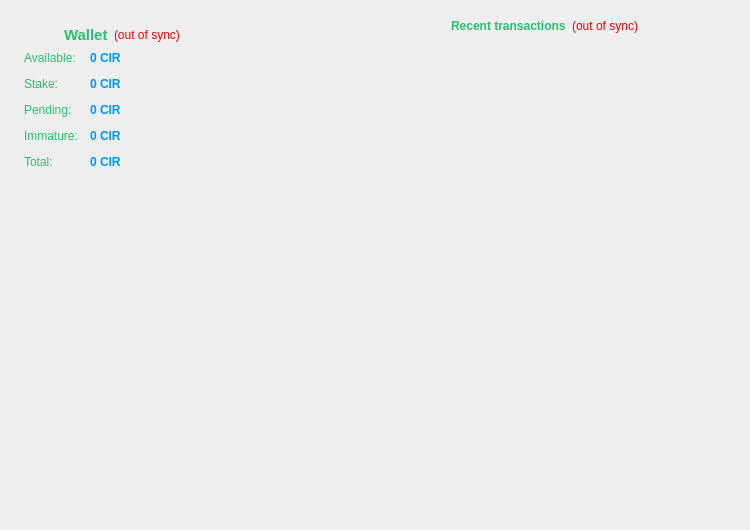
<?xml version="1.0" encoding="UTF-8"?>
<ui version="4.0">
 <class>OverviewPage</class>
 <widget class="QWidget" name="OverviewPage">
  <property name="geometry">
   <rect>
    <x>0</x>
    <y>0</y>
    <width>750</width>
    <height>530</height>
   </rect>
  </property>
  <property name="palette">
   <palette>
    <active>
     <colorrole role="WindowText">
      <brush brushstyle="SolidPattern">
       <color alpha="255">
        <red>41</red>
        <green>191</green>
        <blue>109</blue>
       </color>
      </brush>
     </colorrole>
     <colorrole role="Text">
      <brush brushstyle="SolidPattern">
       <color alpha="255">
        <red>71</red>
        <green>198</green>
        <blue>73</blue>
       </color>
      </brush>
     </colorrole>
     <colorrole role="ButtonText">
      <brush brushstyle="SolidPattern">
       <color alpha="255">
        <red>71</red>
        <green>198</green>
        <blue>73</blue>
       </color>
      </brush>
     </colorrole>
     <colorrole role="Link">
      <brush brushstyle="SolidPattern">
       <color alpha="255">
        <red>41</red>
        <green>191</green>
        <blue>109</blue>
       </color>
      </brush>
     </colorrole>
     <colorrole role="LinkVisited">
      <brush brushstyle="SolidPattern">
       <color alpha="255">
        <red>71</red>
        <green>198</green>
        <blue>73</blue>
       </color>
      </brush>
     </colorrole>
    </active>
    <inactive>
     <colorrole role="WindowText">
      <brush brushstyle="SolidPattern">
       <color alpha="255">
        <red>41</red>
        <green>191</green>
        <blue>109</blue>
       </color>
      </brush>
     </colorrole>
     <colorrole role="Text">
      <brush brushstyle="SolidPattern">
       <color alpha="255">
        <red>71</red>
        <green>198</green>
        <blue>73</blue>
       </color>
      </brush>
     </colorrole>
     <colorrole role="ButtonText">
      <brush brushstyle="SolidPattern">
       <color alpha="255">
        <red>71</red>
        <green>198</green>
        <blue>73</blue>
       </color>
      </brush>
     </colorrole>
     <colorrole role="Link">
      <brush brushstyle="SolidPattern">
       <color alpha="255">
        <red>41</red>
        <green>191</green>
        <blue>109</blue>
       </color>
      </brush>
     </colorrole>
     <colorrole role="LinkVisited">
      <brush brushstyle="SolidPattern">
       <color alpha="255">
        <red>71</red>
        <green>198</green>
        <blue>73</blue>
       </color>
      </brush>
     </colorrole>
    </inactive>
    <disabled>
     <colorrole role="WindowText">
      <brush brushstyle="SolidPattern">
       <color alpha="255">
        <red>159</red>
        <green>158</green>
        <blue>158</blue>
       </color>
      </brush>
     </colorrole>
     <colorrole role="Text">
      <brush brushstyle="SolidPattern">
       <color alpha="255">
        <red>159</red>
        <green>158</green>
        <blue>158</blue>
       </color>
      </brush>
     </colorrole>
     <colorrole role="ButtonText">
      <brush brushstyle="SolidPattern">
       <color alpha="255">
        <red>159</red>
        <green>158</green>
        <blue>158</blue>
       </color>
      </brush>
     </colorrole>
     <colorrole role="Link">
      <brush brushstyle="SolidPattern">
       <color alpha="255">
        <red>41</red>
        <green>191</green>
        <blue>109</blue>
       </color>
      </brush>
     </colorrole>
     <colorrole role="LinkVisited">
      <brush brushstyle="SolidPattern">
       <color alpha="255">
        <red>71</red>
        <green>198</green>
        <blue>73</blue>
       </color>
      </brush>
     </colorrole>
    </disabled>
   </palette>
  </property>
  <property name="windowTitle">
   <string>Form</string>
  </property>
  <layout class="QGridLayout" name="gridLayout_4">
   <property name="leftMargin">
    <number>5</number>
   </property>
   <property name="topMargin">
    <number>5</number>
   </property>
   <property name="rightMargin">
    <number>5</number>
   </property>
   <property name="bottomMargin">
    <number>5</number>
   </property>
   <property name="spacing">
    <number>5</number>
   </property>
   <item row="0" column="0">
    <widget class="QFrame" name="frame_5">
     <property name="frameShape">
      <enum>QFrame::NoFrame</enum>
     </property>
     <property name="frameShadow">
      <enum>QFrame::Raised</enum>
     </property>
     <property name="lineWidth">
      <number>-1</number>
     </property>
     <layout class="QGridLayout" name="gridLayout_3">
      <property name="leftMargin">
       <number>1</number>
      </property>
      <property name="topMargin">
       <number>1</number>
      </property>
      <property name="rightMargin">
       <number>1</number>
      </property>
      <property name="bottomMargin">
       <number>1</number>
      </property>
      <property name="spacing">
       <number>1</number>
      </property>
      <item row="0" column="2">
       <widget class="QFrame" name="frame_3">
        <property name="minimumSize">
         <size>
          <width>400</width>
          <height>0</height>
         </size>
        </property>
        <property name="frameShape">
         <enum>QFrame::NoFrame</enum>
        </property>
        <property name="frameShadow">
         <enum>QFrame::Raised</enum>
        </property>
        <property name="lineWidth">
         <number>-1</number>
        </property>
        <layout class="QGridLayout" name="gridLayout">
         <property name="leftMargin">
          <number>1</number>
         </property>
         <property name="topMargin">
          <number>1</number>
         </property>
         <property name="rightMargin">
          <number>1</number>
         </property>
         <property name="bottomMargin">
          <number>1</number>
         </property>
         <property name="spacing">
          <number>1</number>
         </property>
         <item row="0" column="0">
          <layout class="QVBoxLayout" name="verticalLayout_3">
           <item>
            <widget class="QFrame" name="frame_2">
             <property name="frameShape">
              <enum>QFrame::NoFrame</enum>
             </property>
             <property name="frameShadow">
              <enum>QFrame::Raised</enum>
             </property>
             <property name="lineWidth">
              <number>-1</number>
             </property>
             <layout class="QVBoxLayout" name="verticalLayout">
              <item>
               <layout class="QHBoxLayout" name="horizontalLayout_2">
                <item>
                 <spacer name="horizontalSpacer_3">
                  <property name="orientation">
                   <enum>Qt::Horizontal</enum>
                  </property>
                  <property name="sizeHint" stdset="0">
                   <size>
                    <width>40</width>
                    <height>20</height>
                   </size>
                  </property>
                 </spacer>
                </item>
                <item>
                 <widget class="QLabel" name="label_4">
                  <property name="text">
                   <string>&lt;b&gt;Recent transactions&lt;/b&gt;</string>
                  </property>
                 </widget>
                </item>
                <item>
                 <widget class="QLabel" name="labelTransactionsStatus">
                  <property name="toolTip">
                   <string>The displayed information may be out of date. Your wallet automatically synchronizes with the Ciredo network after a connection is established, but this process has not completed yet.</string>
                  </property>
                  <property name="styleSheet">
                   <string notr="true">QLabel { color: red; }</string>
                  </property>
                  <property name="text">
                   <string notr="true">(out of sync)</string>
                  </property>
                  <property name="alignment">
                   <set>Qt::AlignRight|Qt::AlignTrailing|Qt::AlignVCenter</set>
                  </property>
                 </widget>
                </item>
                <item>
                 <spacer name="horizontalSpacer">
                  <property name="orientation">
                   <enum>Qt::Horizontal</enum>
                  </property>
                  <property name="sizeHint" stdset="0">
                   <size>
                    <width>40</width>
                    <height>20</height>
                   </size>
                  </property>
                 </spacer>
                </item>
               </layout>
              </item>
              <item>
               <widget class="QListView" name="listTransactions">
                <property name="styleSheet">
                 <string notr="true">QListView { background: transparent; }</string>
                </property>
                <property name="frameShape">
                 <enum>QFrame::NoFrame</enum>
                </property>
                <property name="verticalScrollBarPolicy">
                 <enum>Qt::ScrollBarAlwaysOff</enum>
                </property>
                <property name="horizontalScrollBarPolicy">
                 <enum>Qt::ScrollBarAlwaysOff</enum>
                </property>
                <property name="selectionMode">
                 <enum>QAbstractItemView::NoSelection</enum>
                </property>
               </widget>
              </item>
             </layout>
            </widget>
           </item>
          </layout>
         </item>
        </layout>
       </widget>
      </item>
      <item row="0" column="0">
       <widget class="QFrame" name="frame_4">
        <property name="frameShape">
         <enum>QFrame::NoFrame</enum>
        </property>
        <property name="frameShadow">
         <enum>QFrame::Raised</enum>
        </property>
        <property name="lineWidth">
         <number>-1</number>
        </property>
        <layout class="QGridLayout" name="gridLayout_5">
         <item row="0" column="0" colspan="2">
          <widget class="QFrame" name="frame">
           <property name="frameShape">
            <enum>QFrame::NoFrame</enum>
           </property>
           <property name="frameShadow">
            <enum>QFrame::Raised</enum>
           </property>
           <property name="lineWidth">
            <number>-1</number>
           </property>
           <layout class="QVBoxLayout" name="verticalLayout_4">
            <item>
             <layout class="QHBoxLayout" name="horizontalLayout_4">
              <item>
               <spacer name="horizontalSpacer_4">
                <property name="orientation">
                 <enum>Qt::Horizontal</enum>
                </property>
                <property name="sizeHint" stdset="0">
                 <size>
                  <width>40</width>
                  <height>20</height>
                 </size>
                </property>
               </spacer>
              </item>
              <item>
               <widget class="QLabel" name="label_5">
                <property name="font">
                 <font>
                  <pointsize>11</pointsize>
                  <weight>75</weight>
                  <bold>true</bold>
                 </font>
                </property>
                <property name="text">
                 <string>Wallet</string>
                </property>
               </widget>
              </item>
              <item>
               <widget class="QLabel" name="labelWalletStatus">
                <property name="toolTip">
                 <string>The displayed information may be out of date. Your wallet automatically synchronizes with the Ciredo network after a connection is established, but this process has not completed yet.</string>
                </property>
                <property name="styleSheet">
                 <string notr="true">QLabel { color: red; }</string>
                </property>
                <property name="text">
                 <string notr="true">(out of sync)</string>
                </property>
                <property name="alignment">
                 <set>Qt::AlignLeading|Qt::AlignLeft|Qt::AlignVCenter</set>
                </property>
               </widget>
              </item>
              <item>
               <spacer name="horizontalSpacer_2">
                <property name="orientation">
                 <enum>Qt::Horizontal</enum>
                </property>
                <property name="sizeHint" stdset="0">
                 <size>
                  <width>40</width>
                  <height>20</height>
                 </size>
                </property>
               </spacer>
              </item>
             </layout>
            </item>
            <item>
             <layout class="QFormLayout" name="formLayout_2">
              <property name="fieldGrowthPolicy">
               <enum>QFormLayout::AllNonFixedFieldsGrow</enum>
              </property>
              <property name="horizontalSpacing">
               <number>12</number>
              </property>
              <property name="verticalSpacing">
               <number>12</number>
              </property>
              <item row="0" column="0">
               <widget class="QLabel" name="label">
                <property name="text">
                 <string>Available:</string>
                </property>
               </widget>
              </item>
              <item row="0" column="1">
               <widget class="QLabel" name="labelBalance">
                <property name="font">
                 <font>
                  <weight>75</weight>
                  <bold>true</bold>
                 </font>
                </property>
                <property name="cursor">
                 <cursorShape>IBeamCursor</cursorShape>
                </property>
                <property name="toolTip">
                 <string>Your current spendable balance</string>
                </property>
                <property name="styleSheet">
                 <string notr="true">color: rgb(0, 150, 255);</string>
                </property>
                <property name="text">
                 <string notr="true">0 CIR</string>
                </property>
                <property name="textInteractionFlags">
                 <set>Qt::LinksAccessibleByMouse|Qt::TextSelectableByKeyboard|Qt::TextSelectableByMouse</set>
                </property>
               </widget>
              </item>
              <item row="1" column="0">
               <widget class="QLabel" name="label_6">
                <property name="text">
                 <string>Stake:</string>
                </property>
               </widget>
              </item>
              <item row="1" column="1">
               <widget class="QLabel" name="labelStake">
                <property name="font">
                 <font>
                  <weight>75</weight>
                  <bold>true</bold>
                 </font>
                </property>
                <property name="cursor">
                 <cursorShape>IBeamCursor</cursorShape>
                </property>
                <property name="toolTip">
                 <string>Total of coins that was staked, and do not yet count toward the current balance</string>
                </property>
                <property name="styleSheet">
                 <string notr="true">color: rgb(0, 150, 255);</string>
                </property>
                <property name="text">
                 <string notr="true">0 CIR</string>
                </property>
                <property name="textInteractionFlags">
                 <set>Qt::LinksAccessibleByMouse|Qt::TextSelectableByKeyboard|Qt::TextSelectableByMouse</set>
                </property>
               </widget>
              </item>
              <item row="2" column="0">
               <widget class="QLabel" name="label_3">
                <property name="text">
                 <string>Pending:</string>
                </property>
               </widget>
              </item>
              <item row="2" column="1">
               <widget class="QLabel" name="labelUnconfirmed">
                <property name="font">
                 <font>
                  <weight>75</weight>
                  <bold>true</bold>
                 </font>
                </property>
                <property name="cursor">
                 <cursorShape>IBeamCursor</cursorShape>
                </property>
                <property name="toolTip">
                 <string>Total of transactions that have yet to be confirmed, and do not yet count toward the current balance</string>
                </property>
                <property name="styleSheet">
                 <string notr="true">color: rgb(0, 150, 255);</string>
                </property>
                <property name="text">
                 <string notr="true">0 CIR</string>
                </property>
                <property name="textInteractionFlags">
                 <set>Qt::LinksAccessibleByMouse|Qt::TextSelectableByKeyboard|Qt::TextSelectableByMouse</set>
                </property>
               </widget>
              </item>
              <item row="3" column="0">
               <widget class="QLabel" name="labelImmatureText">
                <property name="text">
                 <string>Immature:</string>
                </property>
               </widget>
              </item>
              <item row="3" column="1">
               <widget class="QLabel" name="labelImmature">
                <property name="font">
                 <font>
                  <weight>75</weight>
                  <bold>true</bold>
                 </font>
                </property>
                <property name="toolTip">
                 <string>Mined balance that has not yet matured</string>
                </property>
                <property name="styleSheet">
                 <string notr="true">color: rgb(0, 150, 255);</string>
                </property>
                <property name="text">
                 <string notr="true">0 CIR</string>
                </property>
                <property name="textInteractionFlags">
                 <set>Qt::LinksAccessibleByMouse|Qt::TextSelectableByKeyboard|Qt::TextSelectableByMouse</set>
                </property>
               </widget>
              </item>
              <item row="4" column="0">
               <widget class="QLabel" name="labelTotalText">
                <property name="text">
                 <string>Total:</string>
                </property>
               </widget>
              </item>
              <item row="4" column="1">
               <widget class="QLabel" name="labelTotal">
                <property name="font">
                 <font>
                  <weight>75</weight>
                  <bold>true</bold>
                 </font>
                </property>
                <property name="cursor">
                 <cursorShape>IBeamCursor</cursorShape>
                </property>
                <property name="toolTip">
                 <string>Your current total balance</string>
                </property>
                <property name="styleSheet">
                 <string notr="true">color: rgb(0, 150, 255);</string>
                </property>
                <property name="text">
                 <string notr="true">0 CIR</string>
                </property>
                <property name="textInteractionFlags">
                 <set>Qt::LinksAccessibleByMouse|Qt::TextSelectableByKeyboard|Qt::TextSelectableByMouse</set>
                </property>
               </widget>
              </item>
             </layout>
            </item>
           </layout>
          </widget>
         </item>
         <item row="2" column="0">
          <widget class="QLabel" name="label_7">
           <property name="text">
            <string/>
           </property>
          </widget>
         </item>
         <item row="1" column="0" colspan="2">
          <widget class="QFrame" name="frame_6">
           <property name="frameShape">
            <enum>QFrame::NoFrame</enum>
           </property>
           <property name="frameShadow">
            <enum>QFrame::Raised</enum>
           </property>
           <property name="lineWidth">
            <number>-1</number>
           </property>
           <layout class="QGridLayout" name="gridLayout_2">
            <item row="0" column="0">
             <widget class="QLabel" name="label_8">
              <property name="maximumSize">
               <size>
                <width>250</width>
                <height>250</height>
               </size>
              </property>
              <property name="text">
               <string/>
              </property>
              <property name="pixmap">
               <pixmap resource="../bitcoin.qrc">:/images/wallet</pixmap>
              </property>
              <property name="scaledContents">
               <bool>true</bool>
              </property>
             </widget>
            </item>
           </layout>
          </widget>
         </item>
        </layout>
       </widget>
      </item>
      <item row="0" column="1">
       <spacer name="horizontalSpacer_5">
        <property name="orientation">
         <enum>Qt::Horizontal</enum>
        </property>
        <property name="sizeHint" stdset="0">
         <size>
          <width>40</width>
          <height>20</height>
         </size>
        </property>
       </spacer>
      </item>
     </layout>
    </widget>
   </item>
  </layout>
 </widget>
 <resources>
  <include location="../bitcoin.qrc"/>
 </resources>
 <connections/>
</ui>
